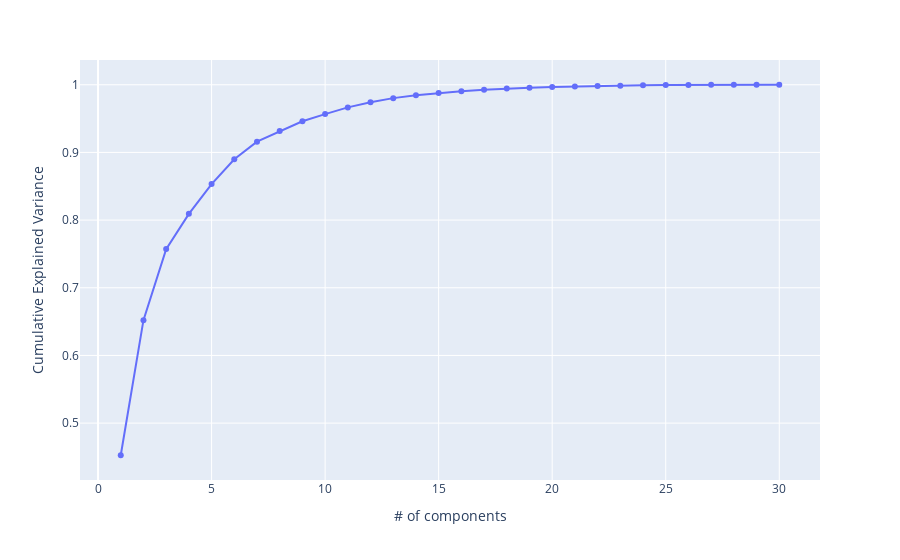

Notebook code cell kept with this figure:
### Markdown cell above
### Dimensionality Reduction

### Code cell
# Principal component analysis
pca = PCA()
pca.fit(X_train)
exp_var_cumul = np.cumsum(pca.explained_variance_ratio_)

fig = px.line(x=np.arange(1,exp_var_cumul.shape[0]+1), y=exp_var_cumul, markers=True, labels={'x':'# of components', 'y':'Cumulative Explained Variance'})

#fig.add_shape(type='line', line=dict(dash='dash'),x0=0, x1=30, y0=0.95, y1=0.95)

fig.show()

### Figure 1 — Plotly figure (JSON) as saved in the notebook; plotly's stock layout.template omitted (floating-point values rounded to 4 significant figures)
{"data": [{"hovertemplate": "# of components=%{x}<br>Cumulative Explained Variance=%{y}<extra></extra>", "legendgroup": "", "line": {"color": "#636efa", "dash": "solid"}, "marker": {"symbol": "circle"}, "mode": "markers+lines", "name": "", "orientation": "v", "showlegend": false, "type": "scatter", "x": [1, 2, 3, 4, 5, 6, 7, 8, 9, 10, 11, 12, 13, 14, 15, 16, 17, 18, 19, 20, 21, 22, 23, 24, 25, 26, 27, 28, 29, 30], "xaxis": "x", "y": [0.4525, 0.6521, 0.7572, 0.8092, 0.8533, 0.8898, 0.9159, 0.9315, 0.946, 0.9566, 0.9665, 0.9742, 0.9802, 0.9845, 0.9877, 0.9905, 0.9925, 0.9944, 0.9956, 0.9965, 0.9974, 0.9981, 0.9987, 0.9992, 0.9995, 0.9998, 0.9999, 1.0, 1.0, 1.0], "yaxis": "y"}], "layout": {"legend": {"tracegroupgap": 0}, "margin": {"t": 60}, "xaxis": {"anchor": "y", "domain": [0, 1], "title": {"text": "# of components"}}, "yaxis": {"anchor": "x", "domain": [0, 1], "title": {"text": "Cumulative Explained Variance"}}}}
